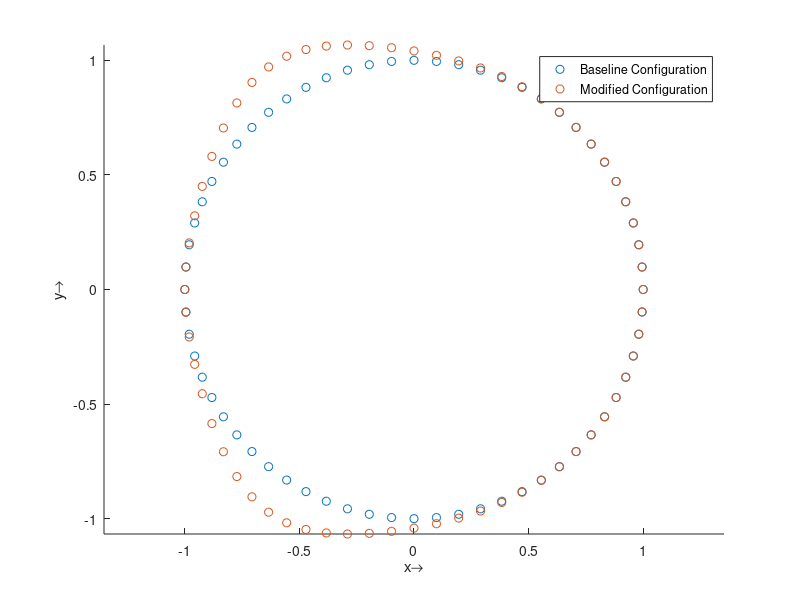

MATLAB code for this plot:
clear all;
close all;
clc;
format long;

load dumpbase.txt
load dumpnew.txt

n = 64;
xbase = dumpbase(:,1);
xnew = dumpnew(:,1);
ybase = dumpbase(:,2);
ynew = dumpnew(:,2);

figure(1)

scatter(xbase,ybase,'bo','DisplayName','Baseline Configuration');
%scatter(x,y,'b.');
hold on
axis equal tight;
scatter(xnew,ynew,'ro','DisplayName','Modified Configuration');
%scatter(xnew,ynew,'r.');
[h, ~] = legend('show');
xlabel('x\rightarrow');
ylabel('y\rightarrow');